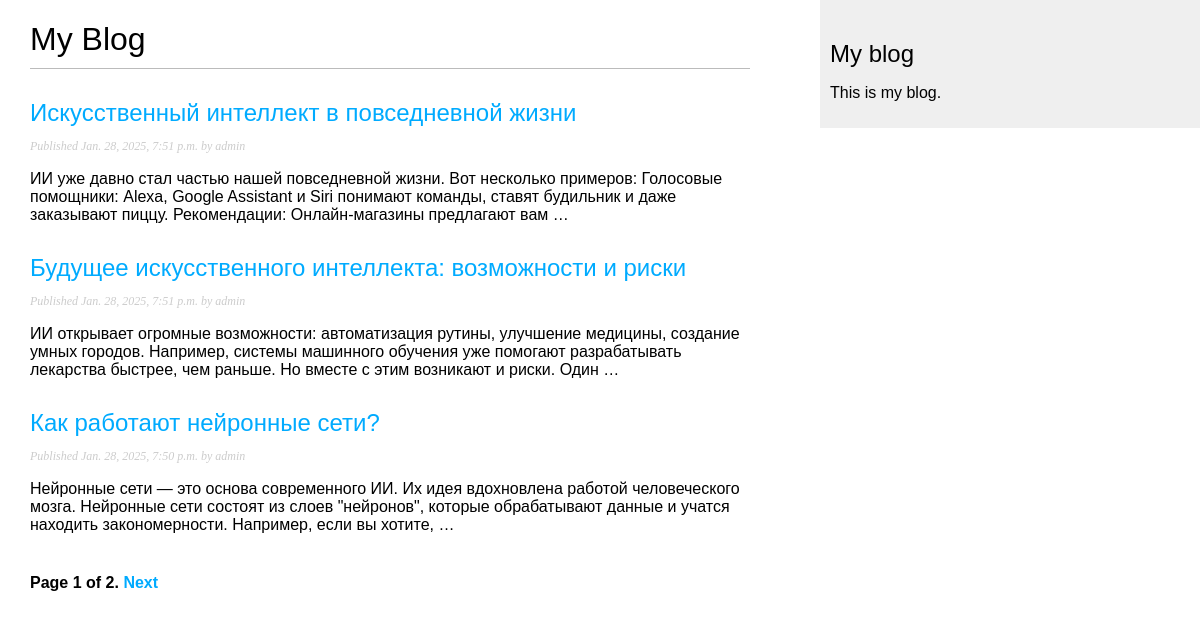
Screenshot of /blog/ with the database file from the repository.
### blog/models.py (models this page shows, shortened)
class Post(models.Model):
    class Status(models.TextChoices):
        DRAFT = 'DF', 'Draft'
        PUBLISHED = 'PB', 'Published'
    title = models.CharField(max_length=250)
    slug = models.SlugField(max_length=250, unique_for_date='publish')
    author = models.ForeignKey(User, on_delete=models.CASCADE, related_name='blog_posts')
    body = models.TextField()
    publish = models.DateTimeField(default=timezone.now) #поле даты публикации
    created = models.DateTimeField(auto_now_add=True) #поле даты созданияэ
    updated = models.DateTimeField(auto_now=True) #поле даты изменения
    status = models.CharField(max_length=2, choices=Status.choices, default=Status.DRAFT)
    objects = models.Manager() # менеджер, применяемый по умолчанию
    published = PublishedManager()  # пользовательский менеджер
    class Meta:
        ordering = ['-publish']
        indexes = [
            models.Index(fields=['-publish']),
        ]
    def get_absolute_url(self):
        return reverse('blog:post_detail',
                       args=[self.publish.year,
                             self.publish.month,
                             self.publish.day,
                             self.slug])

### blog/views.py (the view)
# urls.py: path('', views.post_list, name='post_list'),
def post_list(request):
    posts = Post.published.all()
    paginator = Paginator(posts, 3)
    page_number = request.GET.get('page', 1)
    try:
        posts = paginator.page(page_number)
    except PageNotAnInteger:
        posts = paginator.page(1)
    except EmptyPage:
        posts = paginator.page(paginator.num_pages)
    return render(request,
                  'blog/post/list.html',
                  {'posts': posts})

### blog/models.py (called while the page is built)
    def get_queryset(self):
        return super().get_queryset().filter(status=Post.Status.PUBLISHED)

### templates/blog/post/list.html (shortened to what this page needs)
{% extends "blog/base.html" %}
{% block content %}
    <h1>My Blog</h1>
    {% for post in posts %}
        <h2>
            <a href="{{ post.get_absolute_url }}"> {{ post.title }}</a>
        </h2>
        <p class="date">
            Published {{ post.publish }} by {{ post.author }}
        </p>
        {{ post.body|truncatewords:30|linebreaks }}
    {% endfor %}
    {% include 'pagination.html' with page=posts %}
{% endblock %}

### blog/static/css/blog.css (style rules this page uses)
body { margin: 0; padding: 0; font-family: helvetica, sans-serif; }
a { color: #00abff; text-decoration: none; }
h1 { font-weight: normal; border-bottom: 1px solid #bbb; padding: 0 0 10px 0; }
h2 { font-weight: normal; margin: 30px 0 0; }
p.date { color: #ccc; font-family: georgia, serif; font-size: 12px; font-style: italic; }

### rows the page displays
Post: title "Искусственный интеллект в повседневной жизни", publish "Jan. 28, 2025, 7:51 p.m.", author "admin", body "ИИ уже давно стал частью нашей повседневной жизни. Вот несколько примеров: Голосовые помощники: Alexa, Google Assistant и Siri понимают команды, ставят будильник и даже заказывают пиццу. Рекомендации: Онлайн-магазины предлагают вам …"
Post: title "Будущее искусственного интеллекта: возможности и риски", publish "Jan. 28, 2025, 7:51 p.m.", author "admin", body "ИИ открывает огромные возможности: автоматизация рутины, улучшение медицины, создание умных городов. Например, системы машинного обучения уже помогают разрабатывать лекарства быстрее, чем раньше. Но вместе с этим возникают и риски. Один …"
Post: title "Как работают нейронные сети?", publish "Jan. 28, 2025, 7:50 p.m.", author "admin", body "Нейронные сети — это основа современного ИИ. Их идея вдохновлена работой человеческого мозга. Нейронные сети состоят из слоев \"нейронов\", которые обрабатывают данные и учатся находить закономерности. Например, если вы хотите, …"

### other values shown
{{ page.number }} "1"
{{ page.paginator.num_pages }} "2"
